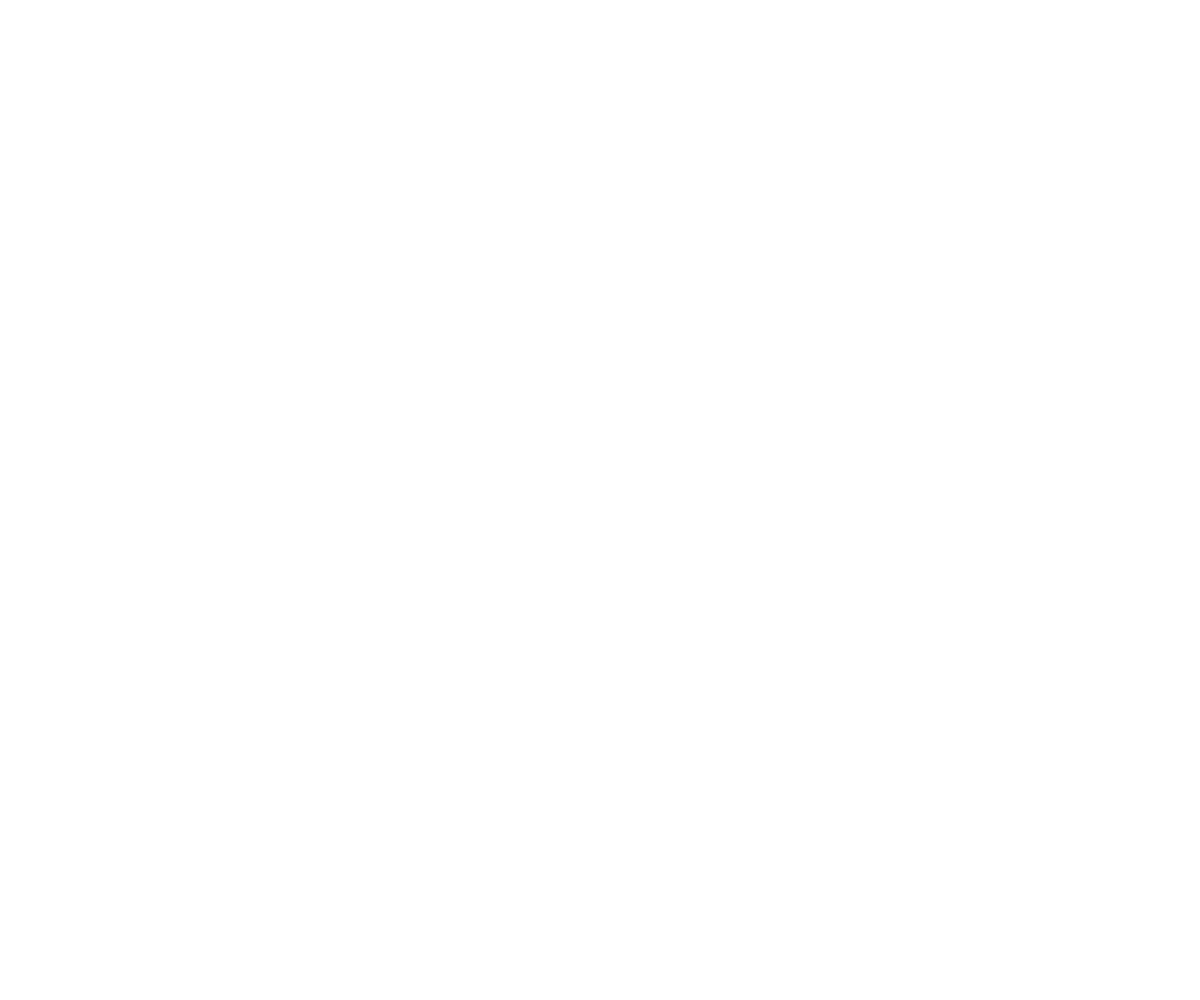
Frame 1 (no input)
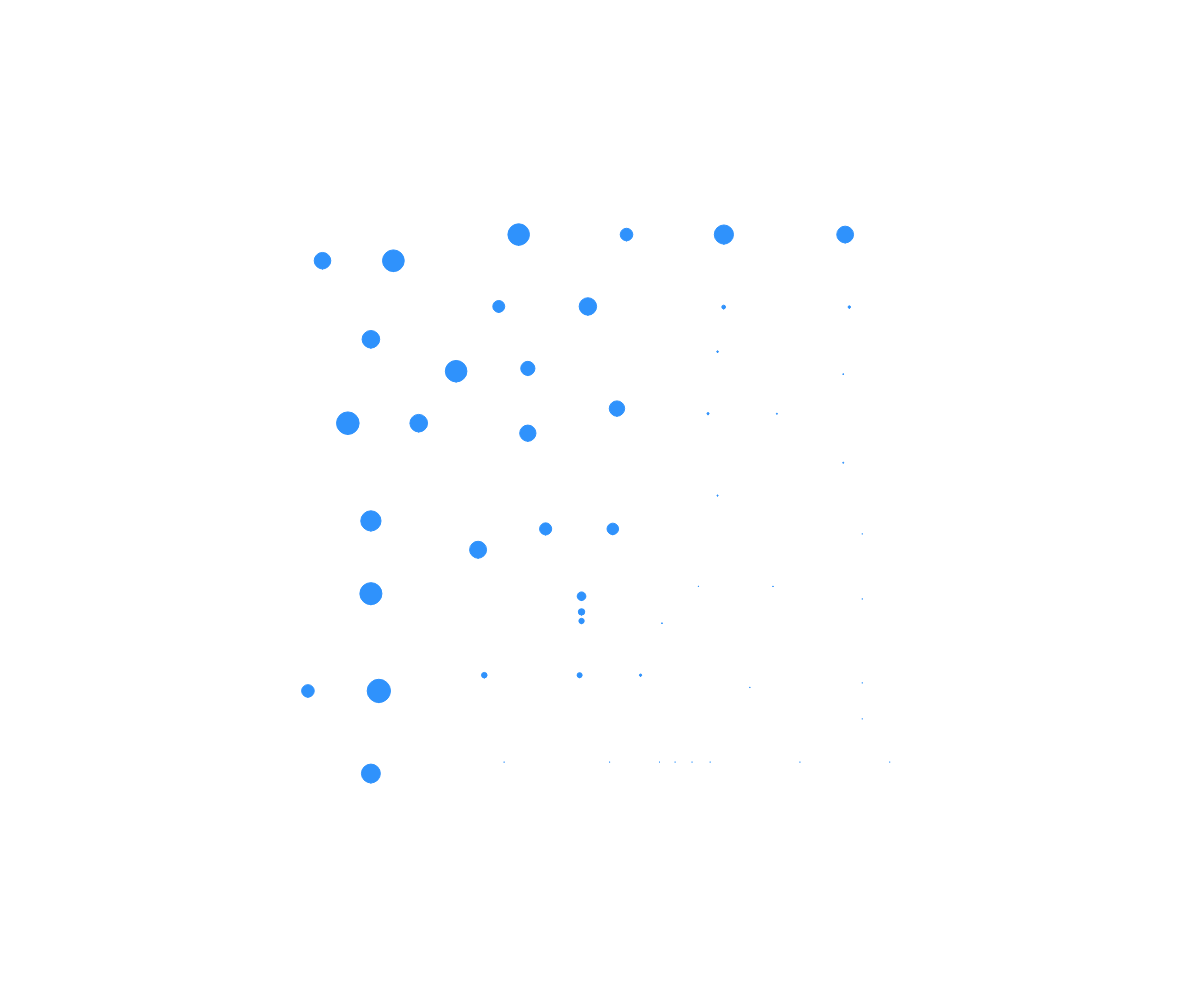
Frame 60 (no input)
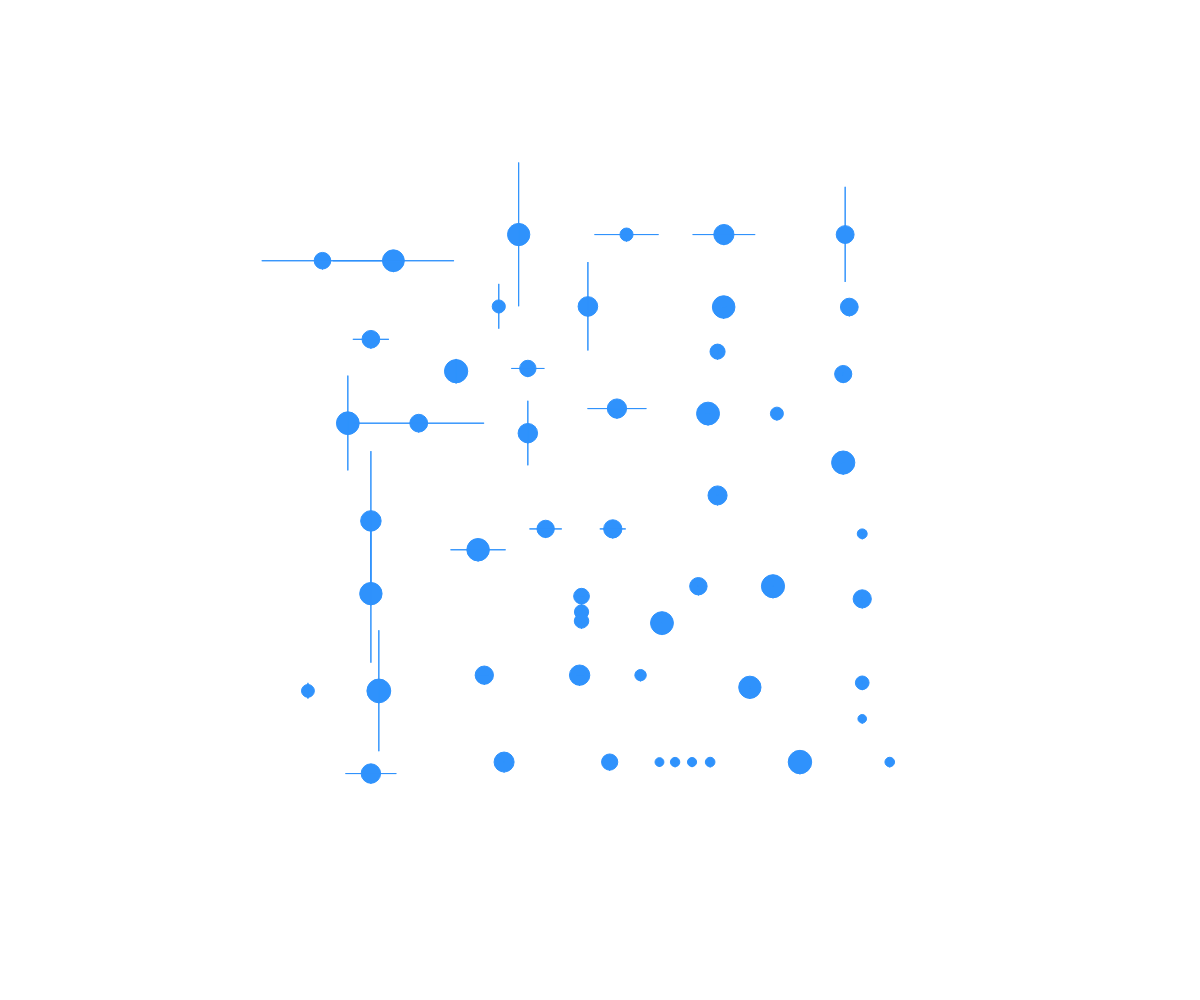
Frame 120 (the mouse pressed at the canvas centre since frame 60)

The p5.js sketch that drew these frames (run headless with seeded random() and noise() and a simulated clock; from frame 60 on, the mouse is pressed at the canvas centre):

// p5.js sketch
// ── sketch.js
let forms = [];
let num;
let formLen;
let pallete;
let col;

function setup() {
  createCanvas(windowWidth, windowHeight);
  rectMode(CENTER);
  pallete = ["#540d6e", "#ee4266", "#ffd23f", "#2f92fc", "#232323"];
  newForm();
}

function draw() {
  background(255);
  for (let i = 0; i < forms.length; i++) {
    forms[i].run();
  }
  if (frameCount % (60 * 10) == 0) {
    newForm();
  }
}

function newForm() {
  let s = 600;
  let hs = s / 2;
  forms.length = 0;
  num = 0;
  col = random(pallete);
  divideRect((width / 2) - hs, (height / 2) - hs, s, s, s * 0.4);
  formLen = forms.length;
}

function divideRect(x, y, w, h, min) {
  if (w + h > min) {
    if (w >= h) {
      let rndw = random(0.05, 0.95) * w;
      divideRect(x, y, rndw, h, min);
      divideRect(x + rndw, y, w - rndw, h, min);
    }
    if (w < h) {
      let rndh = random(0.05, 0.95) * h;
      divideRect(x, y, w, rndh, min);
      divideRect(x, y + rndh, w, h - rndh, min);
    }
  } else {
    forms.push(new Form(x + (w / 2), y + (h / 2), w, h, num));
    num++;
  }
}

function easeInOutExpo(t, b, c, d) {
  if (t == 0) return b;
  if (t == d) return b + c;
  if ((t /= d / 2) < 1) return c / 2 * Math.pow(2, 10 * (t - 1)) + b;
  return c / 2 * (-Math.pow(2, -10 * --t) + 2) + b;
}

class Form {
  constructor(x, y, w, h, n) {
    this.x = x;
    this.y = y;
    this.tgtw = w;
    this.w = 0;
    this.tgth = h;
    this.h = 0;
    this.num = n;
    this.t = -this.num;
    this.rnd = random(1);
    this.angle = HALF_PI;
    this.toggle = true;
    this.circleS = 0;
  }

  show() {
    push();
    translate(this.x, this.y);
    rotate(this.angle);
    fill(col);
    stroke(col);
    if (this.t > 0) {
      ellipse(0, 0, this.circleS, this.circleS);
      rect(0, 0, this.w, this.h);
    }
    pop();
  }

  move() {
    let t0 = 0;
    let t1 = 70 + t0
    let t2 = 60 + t1;
    let t3 = 70 + t2;
    let t4 = 40 + t3;
    let end = t4 + 20 + (formLen - this.num) / 2;

    if (t0 <= this.t && this.t < t1) {
      this.circleS = lerp(0, (this.tgtw + this.tgth) * 0.1, this.easing(t0, t1 - 1));
    }
    if (t1 <= this.t && this.t < t2) {
      if (this.rnd < 0.5) {
        this.w = 0;
        this.h = lerp(1, this.tgth, this.easing(t1, t2 - 1));
      } else {
        this.h = 0;
        this.w = lerp(1, this.tgtw, this.easing(t1, t2 - 1));
      }
    }
    if (t2 <= this.t && this.t < t3) {
      if (this.rnd < 0.5) {
        this.w = lerp(0, this.tgtw, this.easing(t2, t3 - 1));
      } else {
        this.h = lerp(0, this.tgth, this.easing(t2, t3 - 1));
      }
      this.circleS = lerp((this.tgtw + this.tgth) * 0.1, 0, this.easing(t2, t3 - 1));
    }
    if (t3 <= this.t && this.t < t4) {
      this.angle = lerp(HALF_PI, 0, this.easing(t3, t4 - 1));
    }

    if (this.t > end) {
      this.toggle = false;
    }
    if (this.toggle) {
      this.t++;
    } else {
      this.t--;
    }
  }

  easing(start, end) {
    let amt1 = map(this.t, start, end, 0, 1);
    let amt2 = easeInOutExpo(amt1, 0, 1, 1);
    return amt2;
  }

  run() {
    this.show();
    this.move();
  }
}
